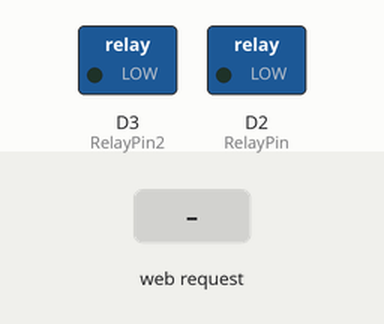
Recording of a sketch running on a simulated ESP8266 (NodeMCU). On the bench: switched loads named in the sketch (green lamp = pin HIGH). Inputs (shaded band) come from the test bench. WiFi joins after 1.5 s; servers stay silent unless stated; what the sketch prints to the serial monitor is not drawn.

Above: at 2.7 s.
2.8 s: HTTP request GET /s1 received
At 4.4 s:
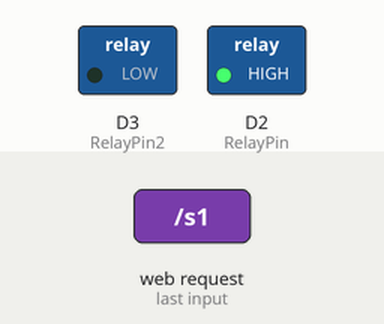
5.3 s: HTTP request GET /s2 received
At 7.5 s:
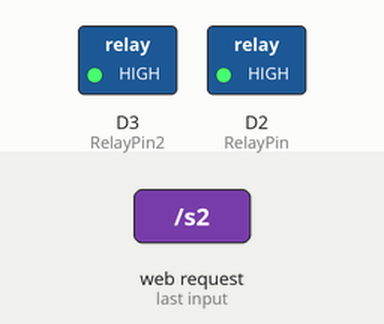
7.8 s: HTTP request GET /s1 received
At 9.4 s:
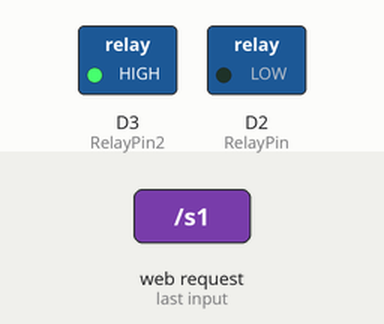
Timing chart, 0 to 10.9 s (numbered marks = the images above; inputs shaded):
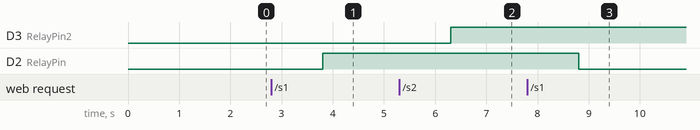

Measured:
- after the input at 2.8 s, D2 (RelayPin): LOW → HIGH after 1.0 s
- after the input at 5.3 s, D3 (RelayPin2): LOW → HIGH after 1.0 s
- after the input at 7.8 s, D2 (RelayPin): HIGH → LOW after 1.0 s

The sketch:

Work2.ino
```cpp
// Author: Armmy2530
// Create Time: 1/12/2022 8:35
#include <ESP8266WiFi.h>
const int RelayPin = D2;
const int RelayPin2 = D3;
const int debouch_ms = 50;

const char* ssid = "ARMMY2530-ACER 9420";
const char* pass = "arm254889";
String ip = "";
WiFiServer server(80);

// Variables will change:
int count = 0,toggle_n = 0,toggle_n2 = 0;

void setup()
{
  pinMode(RelayPin, OUTPUT);
  pinMode(RelayPin2, OUTPUT);
  Serial.begin(115200);
  WiFi.begin(ssid,pass);
  while(WiFi.status() != WL_CONNECTED){
    delay(500);
    Serial.print(".");
  }
  Serial.println("");
  Serial.println("Wifi connected");
  server.begin();
  Serial.println("Server started");
  Serial.println(WiFi.localIP());
  ip = IpAddress2String(WiFi.localIP());
  Serial.println(ip);
  // set initial Relay state
}

void loop()
{
  WiFiClient client =  server.available();
  if(!client){return;}

  while(!client.available()){
    delay(1);
  }
  String req = client.readStringUntil('/r');
  Serial.println(req);
  client.flush();
  if(req.indexOf("/s1")!= -1){
    toggle();
    Serial.println("~~~~~~~~~~~~~~toggle relay~~~~~~~~~~~~~~~~~~~");
    digitalWrite(RelayPin,toggle_n);
  }
  if(req.indexOf("/s2")!= -1){
    toggle2();
    Serial.println("~~~~~~~~~~~~~~toggle relay~~~~~~~~~~~~~~~~~~~");
    digitalWrite(RelayPin2,toggle_n2);
  }
  String web = "HTTP/1.1 200 OK\r\nContent-Type: text/html\r\n\r\n";
  web += "<html>\r\n";
  web += "<body>\r\n";
  web += "<h1>Pre-Electronics Engineering</h1>\r\n";
  web += "<h2>Light Status</h2>\r\n";
  web += "<p>\r\n";
  if ((toggle_n == 0 && toggle_n2 == 1) ||(toggle_n == 1 && toggle_n2 == 0) )
    web += "Light On\r\n";
  else
    web += "Light Off\r\n";
  web += "</p>\r\n";
  web += "<p>\r\n";
  web += "<a href=\"/s1\"><button>SW1</button></a>\r\n";
  web += "<a href=\"/s2\"><button>SW2</button></a>\r\n";
  web += "</p>\r\n";
  web += "</body>\r\n";
  web += "</html>\r\n";
  client.print(web);
  client.print("<meta http-equiv='refresh' content = '10;URL=http:/'/>\r\n");
}

void toggle() {
  if (toggle_n == 1) {
    toggle_n = 0;
  }
  else {
    toggle_n = 1;
  }
}

void toggle2() {
  if (toggle_n2 == 1) {
    toggle_n2 = 0;
  }
  else {
    toggle_n2 = 1;
  }
}


String IpAddress2String(const IPAddress& ipAddress)
{
    return String(ipAddress[0]) + String(".") +
           String(ipAddress[1]) + String(".") +
           String(ipAddress[2]) + String(".") +
           String(ipAddress[3]);
}
```
